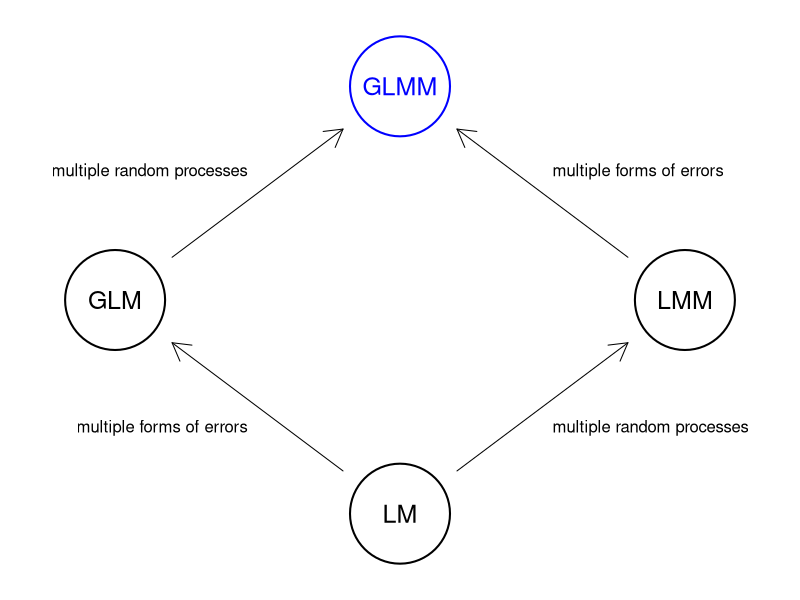
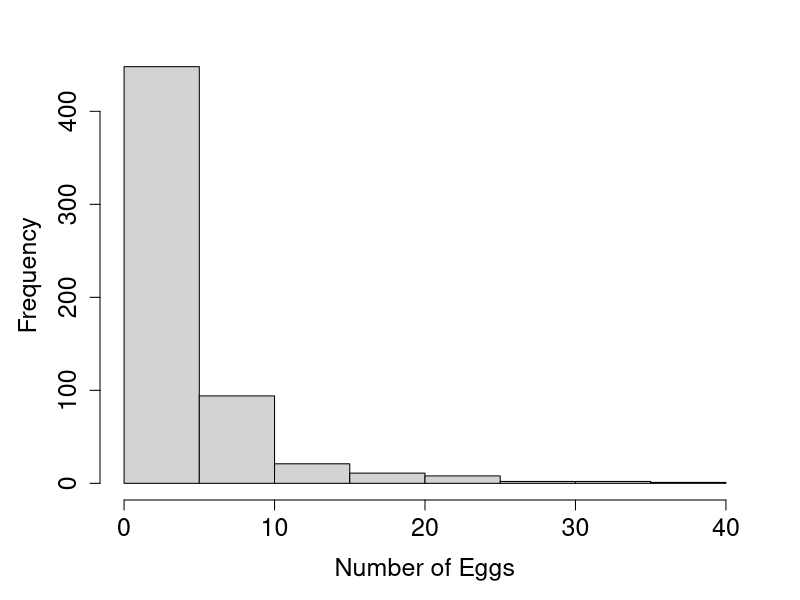
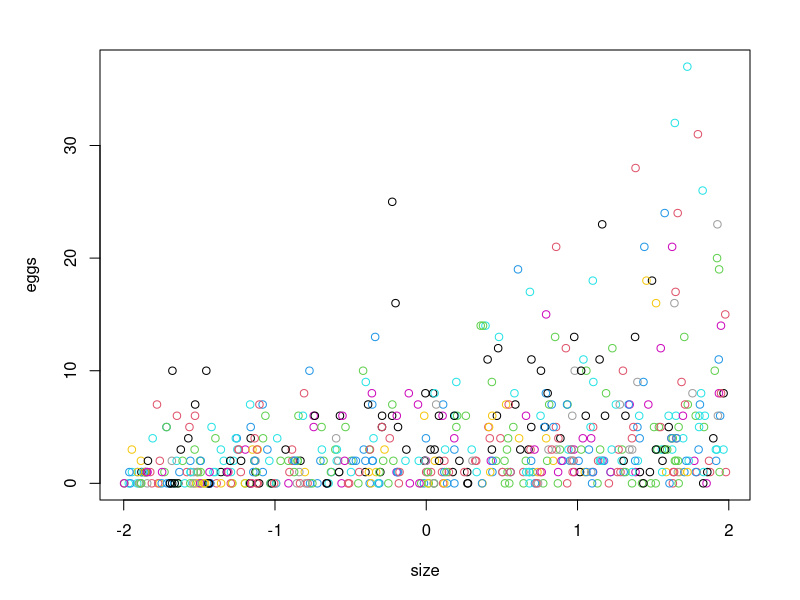
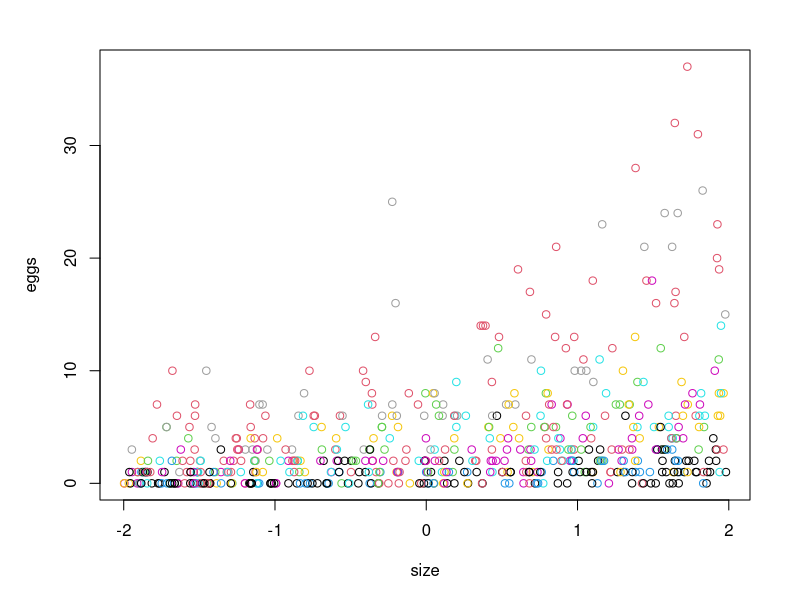

These charts were generated, in order, by the following R code:
## ---- chunk 1
knitr::opts_chunk$set(echo = FALSE, message = FALSE, warning = FALSE)

library(MASS)
library(lme4)
library(glmmTMB)

## ---- chunk 2
par(mai = rep(0, 4), omi = rep(0, 4), bg = NA)

## order: GLM, LM, GLMM, LMM
xx <- c(1, 2, 2, 3) * 10
yy <- c(2, 1, 3, 2) * 10

plot(c(7, 33), c(7, 33), type = "n", xlim = c(7, 33), ylim = c(7, 33),
     xaxt = "n", yaxt = "n", xlab = "", ylab = "",
     bty = "n")
symbols(xx, yy, circle = rep(2, 4), inches = 0.5, add = TRUE,
        lwd = 2, fg = c("black", "black", "blue", "black"), bg = "white")
text(xx, yy, c("GLM", "LM", "GLMM", "LMM"), cex = 1.5,
     col = c("black", "black", "blue", "black"))
## from LM to GLM
arrows(xx[2]-2, yy[2]+2, xx[1]+2, yy[1]-2, length = 0.2)
text(15, 14, "multiple forms of errors", pos = 2)
## from LM to LMM
arrows(xx[2]+2, yy[2]+2, xx[4]-2, yy[4]-2, length = 0.2)
text(25, 14, "multiple random processes", pos = 4)
## from GLM to GLMM
arrows(xx[1]+2, yy[1]+2, xx[3]-2, yy[3]-2, length = 0.2)
text(15, 26, "multiple random processes", pos = 2)
## from LMM to GLMM
arrows(xx[4]-2, yy[4]+2, xx[3]+2, yy[3]-2, length = 0.2)
text(25, 26, "multiple forms of errors", pos = 4)
## ---- chunk 3

#gravid snakes  
set.seed(3)
n <-  587
n.loc <- 10
n.yrs <- 13
grand.mean <- 1
slope <- 0.5

loc.eff <- rnorm(n.loc,0,1.1)
year.eff <- rnorm(n.yrs,0,0.5)
loc <- sample(c(1:n.loc),n,replace=TRUE)
year <- sample(c(1:n.yrs),n,replace=TRUE)
predictor <- runif(n,-2,2)
size <- predictor

#number of eggs as a function of body size, location random effect, year random effect 
mean <- exp(grand.mean + loc.eff[loc] + year.eff[year] + slope*size)

eggs <- rpois(587,mean)
egg.data <- data.frame(cbind(eggs, size, loc, year))

par(mai = c(1,1,0.5,0.5))
hist(eggs, breaks=12, cex.lab= 1.5, cex.axis=1.5, main = "", xlab = "Number of Eggs")

cntrl <- glmerControl(optimizer = "bobyqa", tol = 1e-4, optCtrl=list(maxfun=100000))

## ---- chunk 4

plot(eggs ~ size, data = egg.data, col = year)

## ---- chunk 5
plot(eggs ~ size, data = egg.data, col = loc)

## ---- chunk 6

start1 <- Sys.time()
m1.pql <- MASS::glmmPQL(eggs ~ size, random = ~ 1|loc, data = egg.data, 
                        family = poisson)
(elapsed1 <- Sys.time() - start1)

## ---- chunk 7

start2 <- Sys.time()
m1.lap <- lme4::glmer(eggs ~ size + (1|loc), data = egg.data, 
                      family = poisson, control = cntrl)
(elapsed2 <- Sys.time() - start2)
## ---- chunk 8

start3 <- Sys.time()
m1.ghq <- lme4::glmer(eggs ~ size + (1|loc), data = egg.data, 
                      family = poisson, nAGQ = 40, control = cntrl)
(elapsed3 <- Sys.time() - start3)

## ---- chunk 9
library(insight)
tbl_smry <- cbind(summary(m1.pql)$tTable[, 1:2],
                  summary(m1.lap)$coefficients[, 1:2],
                  summary(m1.ghq)$coefficients[, 1:2])
tbl_smry <- rbind(tbl_smry,"location SD" = 
                    c(c(sqrt(as.numeric(VarCorr(m1.pql)[1,2])), NA),
                      c(sqrt(VarCorr(m1.lap)$loc[1,1]), NA),
                      c(sqrt(VarCorr(m1.ghq)$loc[1,1]), NA)))

colnames(tbl_smry) <- c("PQL", "SE", "Laplace", "SE", "GHQ", "SE")
round(tbl_smry, 3)
## ---- chunk 10

start2 <- Sys.time()
m2.lap <- glmer(eggs ~ size + (1|loc) + (1|year), data = egg.data, 
                family = poisson)
(elapsed2 <- Sys.time() - start2)

## ---- chunk 11
library(insight)
tbl_smry <- cbind(
                  summary(m2.lap)$coefficients[, 1:2])

tbl_smry <- rbind(tbl_smry,
                  "location SD" = c(sqrt(VarCorr(m2.lap)$loc[1,1]), NA),
                  "year SD" = c(sqrt(VarCorr(m2.lap)$year[1,1]), NA))

colnames(tbl_smry) <- c("Laplace", "SE")

round(tbl_smry, 3)
